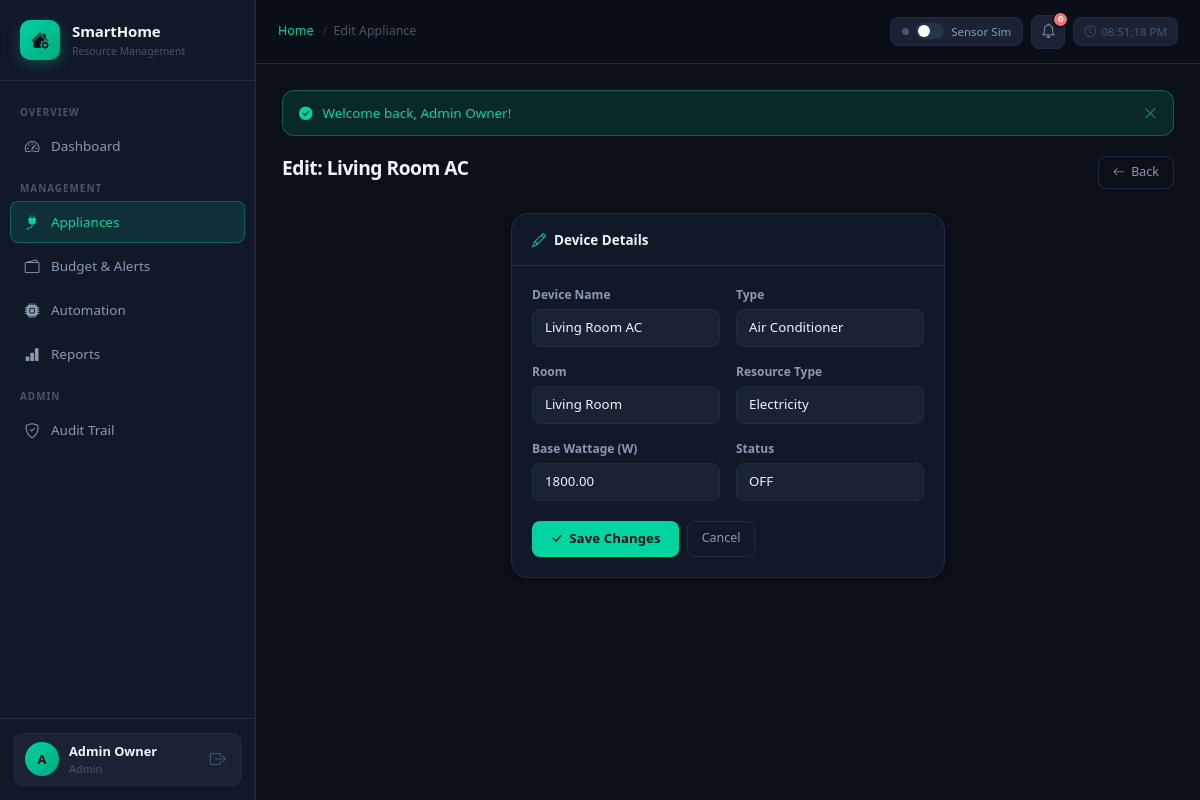
/appliances/edit/1 (signed in), run on the app's committed database.
### tables this page shows
CREATE TABLE users (
    id           INT UNSIGNED AUTO_INCREMENT PRIMARY KEY,
    name         VARCHAR(100)                        NOT NULL,
    email        VARCHAR(150)                        NOT NULL UNIQUE,
    password     VARCHAR(255)                        NOT NULL,
    role         ENUM('admin','resident','guest')    NOT NULL DEFAULT 'resident',
    avatar       VARCHAR(255)                        NULL,
    created_at   DATETIME                            NOT NULL DEFAULT CURRENT_TIMESTAMP,
    updated_at   DATETIME                            NOT NULL DEFAULT CURRENT_TIMESTAMP ON UPDATE CURRENT_TIMESTAMP
);

CREATE TABLE appliances (
    id              INT UNSIGNED AUTO_INCREMENT PRIMARY KEY,
    room_id         INT UNSIGNED         NOT NULL,
    name            VARCHAR(100)         NOT NULL,
    type            VARCHAR(60)          NOT NULL,
    status          ENUM('ON','OFF','FAULT','SHUTDOWN') NOT NULL DEFAULT 'OFF',
    base_wattage    DECIMAL(8,2)         NOT NULL DEFAULT 0,
    age_hours       INT UNSIGNED         NOT NULL DEFAULT 0,
    health_score    TINYINT UNSIGNED     NOT NULL DEFAULT 100 COMMENT '0-100',
    resource_type   ENUM('electricity','water','gas') NOT NULL DEFAULT 'electricity',
    created_at      DATETIME             NOT NULL DEFAULT CURRENT_TIMESTAMP,
    updated_at      DATETIME             NOT NULL DEFAULT CURRENT_TIMESTAMP ON UPDATE CURRENT_TIMESTAMP,
    CONSTRAINT fk_app_room FOREIGN KEY (room_id) REFERENCES rooms(id)
);

CREATE TABLE rooms (
    id         INT UNSIGNED AUTO_INCREMENT PRIMARY KEY,
    name       VARCHAR(80)  NOT NULL,
    floor      TINYINT      NOT NULL DEFAULT 1,
    created_at DATETIME     NOT NULL DEFAULT CURRENT_TIMESTAMP
);

### controllers/BaseController.php (called while the page is built, shortened)
<?php
require_once ROOT_PATH . '/config/Database.php';
require_once ROOT_PATH . '/models/User.php';
abstract class BaseController
{
    protected ?array     $currentUser = null;
    public function __construct()
    {
        $this->userModel = new User();
        if (isset($_SESSION['user_id'])) {
            $this->currentUser = $this->userModel->findById((int)$_SESSION['user_id']);
        }
    }
    protected function render(string $view, array $data = []): void
    {
        extract($data, EXTR_SKIP);
        $currentUser = $this->currentUser;
        $viewFile = ROOT_PATH . "/views/{$view}.php";
        include $viewFile;
        $content = ob_get_clean();
        include ROOT_PATH . '/views/layout/main.php';
    }
}

### controllers/ApplianceController.php (called while the page is built, shortened)
<?php
require_once ROOT_PATH . '/controllers/BaseController.php';
require_once ROOT_PATH . '/models/Appliance.php';
class ApplianceController extends BaseController
{
    private Appliance $model;
    public function __construct()
    {
        parent::__construct();
        $this->model = new Appliance();
    }
    public function edit(int $id): void
    {
        $appliance = $this->model->findById($id);
        $rooms = Database::getInstance()->fetchAll('SELECT * FROM rooms ORDER BY name');
        $this->render('appliances/edit', compact('appliance', 'rooms', 'csrf'));
    }
}

### config/Database.php (called while the page is built, shortened)
<?php
class Database
{
    private static ?Database $instance = null;
    private PDO $pdo;
    private function __construct()
    {
        $dsn = sprintf(
            'mysql:host=%s;dbname=%s;charset=%s',
            DB_HOST, DB_NAME, DB_CHARSET
        );
        $options = [
            PDO::ATTR_ERRMODE            => PDO::ERRMODE_EXCEPTION,
            PDO::ATTR_DEFAULT_FETCH_MODE => PDO::FETCH_ASSOC,
            PDO::ATTR_EMULATE_PREPARES   => false,
        ];
        try {
            $this->pdo = new PDO($dsn, DB_USER, DB_PASS, $options);
        } catch (PDOException $e) {
            error_log('[DB] Connection failed: ' . $e->getMessage());
            http_response_code(503);
            die(json_encode(['error' => 'Database unavailable. Please try later.']));
        }
    }
    public static function getInstance(): self
    {
        if (self::$instance === null) {
            self::$instance = new self();
        }
        return self::$instance;
    }
    public function query(string $sql, array $params = []): \PDOStatement
    {
        $stmt = $this->pdo->prepare($sql);
        $stmt->execute($params);
        return $stmt;
    }
    public function fetchOne(string $sql, array $params = []): ?array
    {
        $row = $this->query($sql, $params)->fetch();
        return $row ?: null;
    }
    public function fetchAll(string $sql, array $params = []): array
    {
        return $this->query($sql, $params)->fetchAll();
    }
}

### models/Appliance.php (called while the page is built, shortened)
<?php
require_once ROOT_PATH . '/config/Database.php';
class Appliance
{
    private Database $db;
    public function __construct()
    {
        $this->db = Database::getInstance();
    }
    public function findById(int $id): ?array
    {
        return $this->db->fetchOne(
            'SELECT a.*, r.name AS room_name
             FROM appliances a
             JOIN rooms r ON r.id = a.room_id
             WHERE a.id = ?',
            [$id]
        );
    }
}

### models/User.php (called while the page is built, shortened)
<?php
require_once ROOT_PATH . '/config/Database.php';
class User
{
    private Database $db;
    public function __construct()
    {
        $this->db = Database::getInstance();
    }
    public function findById(int $id): ?array
    {
        return $this->db->fetchOne(
            'SELECT id, name, email, role, avatar, created_at FROM users WHERE id = ?',
            [$id]
        );
    }
}

### views/appliances/edit.php (the view, shortened to what this page needs)
<?php $pageTitle = 'Edit Appliance'; ?>
<div class="page-header">
    <div><h1 class="page-title">Edit: <?= htmlspecialchars($appliance['name']) ?></h1></div>
    <div class="page-actions"><a href="<?= BASE_URL ?>/appliances" class="btn-ghost"><i class="bi bi-arrow-left"></i> Back</a></div>
</div>
<div class="row justify-content-center">
<div class="col-lg-7 col-xl-6">
<div class="sh-card">
    <div class="sh-card-header"><div class="sh-card-title"><i class="bi bi-pencil" style="color:var(--accent)"></i> Device Details</div></div>
    <div class="sh-card-body">
        <form method="POST" action="<?= BASE_URL ?>/appliances/update/<?= $appliance['id'] ?>">
            <div class="row g-3">
                <div class="col-md-6"><label class="form-label">Device Name</label><input type="text" name="name" class="form-control" required value="<?= htmlspecialchars($appliance['name']) ?>"></div>
                <div class="col-md-6"><label class="form-label">Type</label>
                    <select name="type" class="form-select"><?php foreach(['Air Conditioner','Refrigerator','Water Heater','Dishwasher','Television','Fan','EV Charger','Washing Machine','Microwave','Other'] as $t): ?><option value="<?= $t ?>" <?= $appliance['type']===$t?'selected':'' ?>><?= $t ?></option><?php endforeach; ?></select></div>
                <div class="col-md-6"><label class="form-label">Room</label>
                    <select name="room_id" class="form-select"><?php foreach($rooms as $r): ?><option value="<?= $r['id'] ?>" <?= $appliance['room_id']==$r['id']?'selected':'' ?>><?= htmlspecialchars($r['name']) ?></option><?php endforeach; ?></select></div>
                <div class="col-md-6"><label class="form-label">Resource Type</label>
                    <select name="resource_type" class="form-select"><?php foreach(['electricity','water','gas'] as $rt): ?><option value="<?= $rt ?>" <?= $appliance['resource_type']===$rt?'selected':'' ?>><?= ucfirst($rt) ?></option><?php endforeach; ?></select></div>
                <div class="col-md-6"><label class="form-label">Base Wattage (W)</label><input type="number" name="base_wattage" class="form-control" step="0.01" value="<?= $appliance['base_wattage'] ?>"></div>
                <div class="col-md-6"><label class="form-label">Status</label>
                    <select name="status" class="form-select"><?php foreach(['ON','OFF','FAULT','SHUTDOWN'] as $st): ?><option value="<?= $st ?>" <?= $appliance['status']===$st?'selected':'' ?>><?= $st ?></option><?php endforeach; ?></select></div>
            </div>
            <div style="display:flex;gap:8px;margin-top:20px">
                <button type="submit" class="btn-accent"><i class="bi bi-check-lg"></i> Save Changes</button>
                <a href="<?= BASE_URL ?>/appliances" class="btn-ghost">Cancel</a>
            </div>
        </form>
    </div>
</div>
</div>
</div>

### index.php (shortened to what this page needs)
<?php
$uri    = parse_url($_SERVER['REQUEST_URI'], PHP_URL_PATH);
$base   = parse_url(BASE_URL, PHP_URL_PATH);
$uri    = '/' . ltrim(substr($uri, strlen($base)), '/');
$parts  = array_values(array_filter(explode('/', trim($uri, '/'))));
$segment0 = $parts[0] ?? 'dashboard';
$segment1 = $parts[1] ?? 'index';
$segment2 = isset($parts[2]) ? (int)$parts[2] : null;
$routes = [
    ['GET',  'auth',       'login',          'AuthController',       'loginForm'],
    ['POST', 'auth',       'login',          'AuthController',       'login'],
    ['GET',  'auth',       'register',       'AuthController',       'registerForm'],
    ['POST', 'auth',       'register',       'AuthController',       'register'],
    ['GET',  'auth',       'logout',         'AuthController',       'logout'],
    ['GET',  'dashboard',  'index',          'DashboardController',  'index'],
    ['GET',  '',           '',               'DashboardController',  'index'],
    ['GET',  'appliances', 'index',          'ApplianceController',  'index'],
    ['GET',  'appliances', 'create',         'ApplianceController',  'create'],
    ['POST', 'appliances', 'store',          'ApplianceController',  'store'],
    ['GET',  'appliances', 'edit',           'ApplianceController',  'edit'],
    ['POST', 'appliances', 'update',         'ApplianceController',  'update'],
    ['POST', 'appliances', 'delete',         'ApplianceController',  'delete'],
    ['POST', 'appliances', 'toggle',         'ApplianceController',  'toggle'],
    ['GET',  'budget',     'index',          'BudgetController',     'index'],
    ['POST', 'budget',     'save',           'BudgetController',     'save'],
    ['POST', 'budget',     'mark-read',      'BudgetController',     'markRead'],
    ['POST', 'budget',     'mark-all-read',  'BudgetController',     'markAllRead'],
    ['GET',  'automation', 'index',          'AutomationController', 'index'],
    ['POST', 'automation', 'rule',           'AutomationController', 'storeRule'],
    ['POST', 'automation', 'delete-rule',    'AutomationController', 'deleteRule'],
    ['POST', 'automation', 'toggle-rule',    'AutomationController', 'toggleRule'],
    ['GET',  'automation', 'audit',          'AutomationController', 'auditLog'],
    ['POST', 'automation', 'challenge-join', 'AutomationController', 'joinChallenge'],
    ['POST', 'automation', 'vacation',       'AutomationController', 'vacationMode'],
    ['GET',  'reports',    'index',          'ReportsController',    'index'],
    ['POST', 'reports',    'upload',         'ReportsController',    'upload'],
    ['GET',  'reports',    'pdf',            'ReportsController',    'generatePdf'],
];
$method   = $_SERVER['REQUEST_METHOD'];
foreach ($routes as [$rm, $rc, $ra, $controller, $action]) {
    $seg0Match = $segment0 === $rc || ($rc === '' && $segment0 === '');
    if ($method === $rm && $seg0Match && ($segment1 === $ra || ($ra === 'index' && $segment1 === 'index'))) {
        $ctrl = new $controller();
        if ($segment2 !== null && method_exists($ctrl, $action)) {
            $ctrl->$action($segment2);
        } else {
            $ctrl->$action();
        }
        break;
    }
}

### views/layout/main.php (shortened to what this page needs)
<!DOCTYPE html>
<html lang="en">
<head>
    <link href="https://cdn.jsdelivr.net/npm/bootstrap@5.3.2/dist/css/bootstrap.min.css" rel="stylesheet">
    <link href="https://cdn.jsdelivr.net/npm/bootstrap-icons@1.11.3/font/bootstrap-icons.min.css" rel="stylesheet">
    <link href="<?= BASE_URL ?>/assets/css/app.css" rel="stylesheet">
</head>
<body>
<nav id="sidebar">
    <div class="sb-brand">
        <div class="sb-brand-icon"><i class="bi bi-house-gear-fill"></i></div>
        <div>
            <div class="sb-brand-text">SmartHome</div>
            <div class="sb-brand-sub">Resource Management</div>
        </div>
    </div>
    <div class="sb-nav">
        <div class="sb-section">Overview</div>
        <a href="<?= BASE_URL ?>/dashboard" class="sb-link <?= str_contains($_SERVER['REQUEST_URI'],'/dashboard')?'active':'' ?>"><i class="bi bi-speedometer2"></i> Dashboard</a>
        <div class="sb-section">Management</div>
        <a href="<?= BASE_URL ?>/appliances" class="sb-link <?= str_contains($_SERVER['REQUEST_URI'],'/appliances')?'active':'' ?>"><i class="bi bi-plug-fill"></i> Appliances</a>
        <a href="<?= BASE_URL ?>/budget" class="sb-link <?= str_contains($_SERVER['REQUEST_URI'],'/budget')?'active':'' ?>"><i class="bi bi-wallet2"></i> Budget & Alerts</a>
        <a href="<?= BASE_URL ?>/automation" class="sb-link <?= str_contains($_SERVER['REQUEST_URI'],'/automation')?'active':'' ?>"><i class="bi bi-cpu-fill"></i> Automation</a>
        <a href="<?= BASE_URL ?>/reports" class="sb-link <?= str_contains($_SERVER['REQUEST_URI'],'/reports')?'active':'' ?>"><i class="bi bi-bar-chart-fill"></i> Reports</a>
        <?php if (isset($currentUser) && $currentUser['role']==='admin'): ?>
        <div class="sb-section">Admin</div>
        <a href="<?= BASE_URL ?>/automation/audit" class="sb-link <?= str_contains($_SERVER['REQUEST_URI'],'/audit')?'active':'' ?>"><i class="bi bi-shield-check"></i> Audit Trail</a>
        <?php endif; ?>
    </div>
    <div class="sb-footer">
        <div class="sb-user">
            <div class="sb-avatar"><?= strtoupper(substr($currentUser['name']??'U',0,1)) ?></div>
            <div style="min-width:0;flex:1">
                <div class="sb-user-name text-truncate"><?= htmlspecialchars($currentUser['name']??'') ?></div>
                <div class="sb-user-role"><?= ucfirst($currentUser['role']??'') ?></div>
            </div>
            <a href="<?= BASE_URL ?>/auth/logout" class="sb-logout" title="Sign out"><i class="bi bi-box-arrow-right"></i></a>
        </div>
    </div>
</nav>
<header id="topbar">
    <div class="topbar-left">
        <nav class="page-breadcrumb">
            <a href="<?= BASE_URL ?>/dashboard">Home</a>
            <?php if(isset($pageTitle)): ?><span class="sep">/</span><span><?= htmlspecialchars($pageTitle) ?></span><?php endif; ?>
        </nav>
    </div>
    <div class="topbar-right">
        <label class="sim-wrap" for="simToggle" title="Simulate sensor data feed">
            <span class="sim-indicator" id="simDot"></span>
            <input type="checkbox" id="simToggle" role="switch">
            <span class="sim-label">Sensor Sim</span>
        </label>
        <div class="notif-wrap">
            <button class="notif-bell" id="notifBell" aria-label="Notifications" aria-expanded="false">
                <i class="bi bi-bell"></i>
                <span class="notif-badge" id="notifBadge">0</span>
            </button>
        </div>
        <div class="topbar-clock">
            <i class="bi bi-clock"></i>
            <span id="liveClock">--:--:--</span>
        </div>
    </div>
</header>
<main id="main">
    <div class="page-body">
        <?php
        $flash = $_SESSION['flash'] ?? null;
        if ($flash):
            $ficon = ['success'=>'check-circle-fill','danger'=>'x-circle-fill','warning'=>'exclamation-triangle-fill','info'=>'info-circle-fill'][$flash['type']] ?? 'info-circle-fill';
        ?>
        <div class="flash-bar flash-<?= htmlspecialchars($flash['type']) ?>" role="alert">
            <i class="bi bi-<?= $ficon ?>"></i>
            <span><?= htmlspecialchars($flash['message']) ?></span>
            <button onclick="this.parentElement.remove()" class="flash-close"><i class="bi bi-x-lg"></i></button>
        </div>
        <?php endif; ?>
        <?= $content ?>
    </div>
</main>
</body>
</html>

### data on the page
users: name "A", name "Admin Owner", role "Admin"
appliances: name "Living Room AC", type "Air Conditioner", room_id "Living Room", resource_type "Electricity", base_wattage "1800.00", status "OFF"
